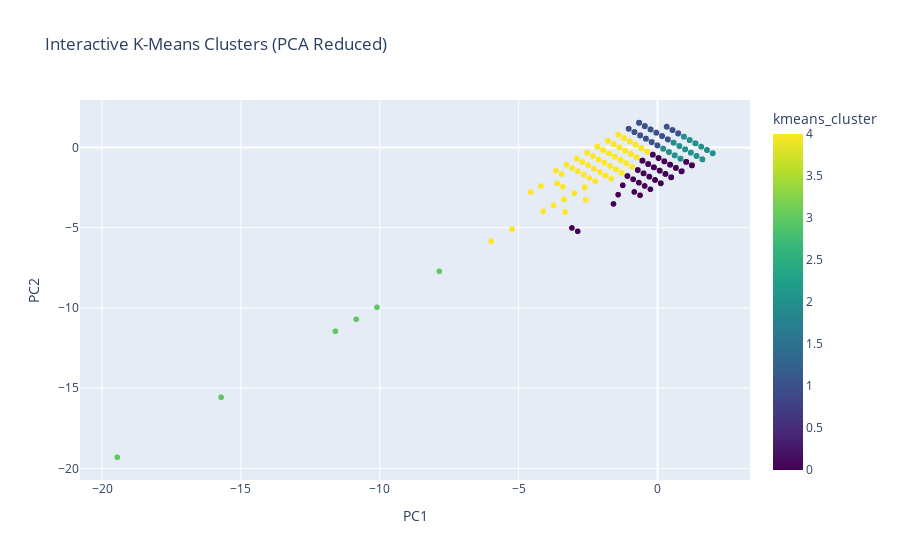

Source (notebook cell):
### Code cell
fig_kmeans = px.scatter(df_viz_interactive, x='PC1', y='PC2', 
                        color='kmeans_cluster', 
                        hover_data=['title_sample', 'type'], 
                        title='Interactive K-Means Clusters (PCA Reduced)',
                        size_max=8, 
                        color_continuous_scale='viridis')
fig_kmeans.show()

### Figure 1 — Plotly figure (JSON) as saved in the notebook; plotly's stock layout.template omitted (floating-point values rounded to 4 significant figures; data arrays with more than 128 entries replaced by an {"elided": "..."} marker saying what was removed)
{"data": [{"customdata": {"elided": "8807x2 str values"}, "hovertemplate": "PC1=%{x}<br>PC2=%{y}<br>title_sample=%{customdata[0]}<br>type=%{customdata[1]}<br>kmeans_cluster=%{marker.color}<extra></extra>", "legendgroup": "", "marker": {"color": {"elided": "8807 int values"}, "coloraxis": "coloraxis", "symbol": "circle"}, "mode": "markers", "name": "", "showlegend": false, "type": "scattergl", "x": {"elided": "8807 float values"}, "xaxis": "x", "y": {"elided": "8807 float values"}, "yaxis": "y"}], "layout": {"coloraxis": {"colorbar": {"title": {"text": "kmeans_cluster"}}, "colorscale": [[0, "#440154"], [0.1111, "#482878"], [0.2222, "#3e4989"], [0.3333, "#31688e"], [0.4444, "#26828e"], [0.5556, "#1f9e89"], [0.6667, "#35b779"], [0.7778, "#6ece58"], [0.8889, "#b5de2b"], [1, "#fde725"]]}, "legend": {"tracegroupgap": 0}, "title": {"text": "Interactive K-Means Clusters (PCA Reduced)"}, "xaxis": {"anchor": "y", "domain": [0, 1], "title": {"text": "PC1"}}, "yaxis": {"anchor": "x", "domain": [0, 1], "title": {"text": "PC2"}}}}
